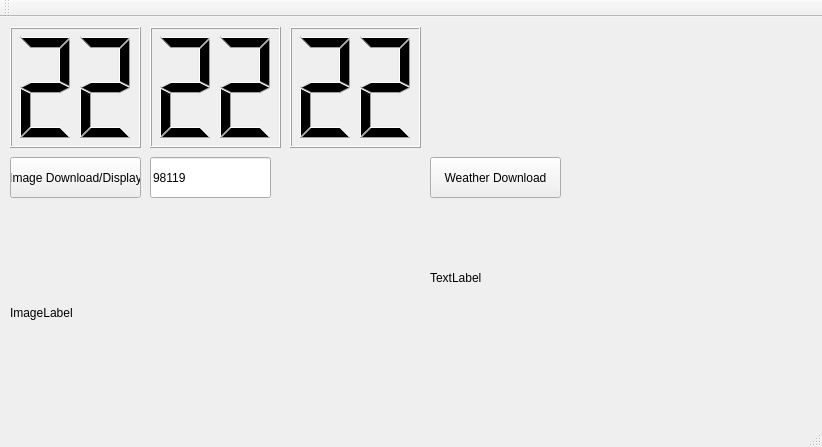
<?xml version="1.0" encoding="UTF-8"?>
<ui version="4.0">
 <class>MainWindow</class>
 <widget class="QMainWindow" name="MainWindow">
  <property name="geometry">
   <rect>
    <x>0</x>
    <y>0</y>
    <width>822</width>
    <height>447</height>
   </rect>
  </property>
  <property name="windowTitle">
   <string>MainWindow</string>
  </property>
  <widget class="QWidget" name="centralWidget">
   <widget class="QLCDNumber" name="hourLCD">
    <property name="geometry">
     <rect>
      <x>10</x>
      <y>10</y>
      <width>131</width>
      <height>121</height>
     </rect>
    </property>
    <property name="digitCount">
     <number>2</number>
    </property>
    <property name="value" stdset="0">
     <double>22.000000000000000</double>
    </property>
    <property name="intValue" stdset="0">
     <number>22</number>
    </property>
   </widget>
   <widget class="QLCDNumber" name="minuteLCD">
    <property name="geometry">
     <rect>
      <x>150</x>
      <y>10</y>
      <width>131</width>
      <height>121</height>
     </rect>
    </property>
    <property name="digitCount">
     <number>2</number>
    </property>
    <property name="value" stdset="0">
     <double>22.000000000000000</double>
    </property>
    <property name="intValue" stdset="0">
     <number>22</number>
    </property>
   </widget>
   <widget class="QLCDNumber" name="secondLCD">
    <property name="geometry">
     <rect>
      <x>290</x>
      <y>10</y>
      <width>131</width>
      <height>121</height>
     </rect>
    </property>
    <property name="digitCount">
     <number>2</number>
    </property>
    <property name="value" stdset="0">
     <double>22.000000000000000</double>
    </property>
    <property name="intValue" stdset="0">
     <number>22</number>
    </property>
   </widget>
   <widget class="QPushButton" name="imageDownloadButton">
    <property name="geometry">
     <rect>
      <x>10</x>
      <y>140</y>
      <width>131</width>
      <height>41</height>
     </rect>
    </property>
    <property name="text">
     <string>Image Download/Display</string>
    </property>
   </widget>
   <widget class="QLabel" name="imageLabel">
    <property name="geometry">
     <rect>
      <x>10</x>
      <y>190</y>
      <width>411</width>
      <height>211</height>
     </rect>
    </property>
    <property name="text">
     <string>ImageLabel</string>
    </property>
   </widget>
   <widget class="QLineEdit" name="zipCodeEdit">
    <property name="geometry">
     <rect>
      <x>150</x>
      <y>140</y>
      <width>121</width>
      <height>41</height>
     </rect>
    </property>
    <property name="text">
     <string>98119</string>
    </property>
   </widget>
   <widget class="QPushButton" name="weatherDownloadButton">
    <property name="geometry">
     <rect>
      <x>430</x>
      <y>140</y>
      <width>131</width>
      <height>41</height>
     </rect>
    </property>
    <property name="text">
     <string>Weather Download</string>
    </property>
   </widget>
   <widget class="QLabel" name="weatherLabel">
    <property name="geometry">
     <rect>
      <x>430</x>
      <y>190</y>
      <width>231</width>
      <height>141</height>
     </rect>
    </property>
    <property name="text">
     <string>TextLabel</string>
    </property>
   </widget>
  </widget>
  <widget class="QMenuBar" name="menuBar">
   <property name="geometry">
    <rect>
     <x>0</x>
     <y>0</y>
     <width>822</width>
     <height>21</height>
    </rect>
   </property>
  </widget>
  <widget class="QToolBar" name="mainToolBar">
   <attribute name="toolBarArea">
    <enum>TopToolBarArea</enum>
   </attribute>
   <attribute name="toolBarBreak">
    <bool>false</bool>
   </attribute>
  </widget>
  <widget class="QStatusBar" name="statusBar"/>
 </widget>
 <layoutdefault spacing="6" margin="11"/>
 <resources/>
 <connections/>
</ui>
